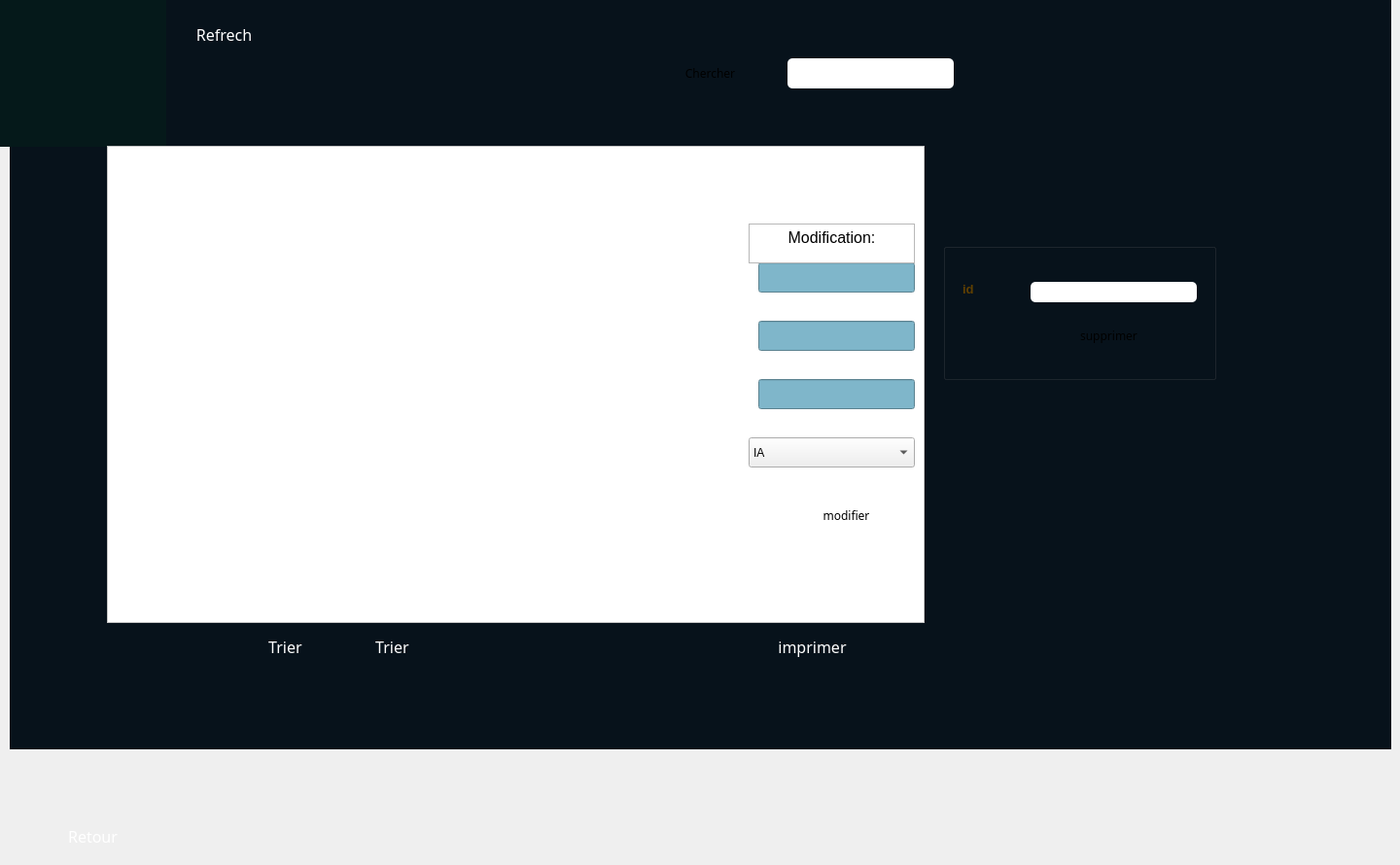
    <widget class="QWidget" name="tab">
     <attribute name="title">
      <string>afficher_chercheur</string>
     </attribute>
     <widget class="QLabel" name="label_2">
      <property name="geometry">
       <rect>
        <x>0</x>
        <y>0</y>
        <width>171</width>
        <height>151</height>
       </rect>
      </property>
      <property name="minimumSize">
       <size>
        <width>171</width>
        <height>151</height>
       </size>
      </property>
      <property name="styleSheet">
       <string notr="true">background-color: rgb(180, 202, 222);
background-color: rgb(5, 25, 26);</string>
      </property>
      <property name="text">
       <string/>
      </property>
      <property name="pixmap">
       <pixmap>logo.png</pixmap>
      </property>
      <property name="scaledContents">
       <bool>true</bool>
      </property>
     </widget>
     <widget class="QLabel" name="label_8">
      <property name="geometry">
       <rect>
        <x>540</x>
        <y>0</y>
        <width>81</width>
        <height>81</height>
       </rect>
      </property>
      <property name="styleSheet">
       <string notr="true">alternate-background-color: rgb(114, 154, 192);</string>
      </property>
      <property name="text">
       <string/>
      </property>
      <property name="pixmap">
       <pixmap>black-male-user-symbol.png</pixmap>
      </property>
      <property name="scaledContents">
       <bool>true</bool>
      </property>
     </widget>
     <widget class="QPushButton" name="pushButton_22">
      <property name="geometry">
       <rect>
        <x>30</x>
        <y>840</y>
        <width>131</width>
        <height>41</height>
       </rect>
      </property>
      <property name="font">
       <font>
        <family>Gill Sans MT</family>
        <pointsize>12</pointsize>
       </font>
      </property>
      <property name="styleSheet">
       <string notr="true">QPushButton:hover { background-color: #66c011; }
*{color:white;
     border-radius: 10px;}</string>
      </property>
      <property name="text">
       <string>Retour</string>
      </property>
      <property name="icon">
       <iconset>
        <normaloff>back.png</normaloff>back.png</iconset>
      </property>
      <property name="iconSize">
       <size>
        <width>27</width>
        <height>22</height>
       </size>
      </property>
     </widget>
     <widget class="QGroupBox" name="groupBox">
      <property name="geometry">
       <rect>
        <x>970</x>
        <y>250</y>
        <width>281</width>
        <height>141</height>
       </rect>
      </property>
      <property name="title">
       <string/>
      </property>
      <widget class="QLineEdit" name="le_id_supp">
       <property name="geometry">
        <rect>
         <x>90</x>
         <y>40</y>
         <width>171</width>
         <height>21</height>
        </rect>
       </property>
       <property name="styleSheet">
        <string notr="true">QLineEdit{
    background-color: white;
    box-shadow: 2px 0.5px 5px 1px inset black;
    border-radius: 5px;
    width: 70%;
    padding-right: 10px;
    padding-left: 10px;
    text-align: left;
    color: #000;
    font-size:inherit;
    font-family: Arial, Helvetica, sans-serif;  
    font-weight:normal;
    font-variant:normal;
}
QLineEdit::hover{  color: black ;
background-color:orange;}
QLineEdit::focus{  color: black ;
background-color:white;}</string>
       </property>
      </widget>
      <widget class="QLabel" name="label_18">
       <property name="geometry">
        <rect>
         <x>20</x>
         <y>40</y>
         <width>47</width>
         <height>14</height>
        </rect>
       </property>
       <property name="font">
        <font>
         <family>Arial</family>
         <pointsize>10</pointsize>
         <weight>75</weight>
         <bold>true</bold>
        </font>
       </property>
       <property name="styleSheet">
        <string notr="true">color: rgb(95, 63, 0);</string>
       </property>
       <property name="text">
        <string>id</string>
       </property>
      </widget>
      <widget class="QPushButton" name="pb_supprimer">
       <property name="geometry">
        <rect>
         <x>120</x>
         <y>80</y>
         <width>101</width>
         <height>31</height>
        </rect>
       </property>
       <property name="font">
        <font>
         <family>Gill Sans MT</family>
         <pointsize>9</pointsize>
        </font>
       </property>
       <property name="styleSheet">
        <string notr="true">QPushButton:hover { background-color: #66c011; }
*{color:black;
     border-radius: 10px;}</string>
       </property>
       <property name="text">
        <string>supprimer</string>
       </property>
       <property name="icon">
        <iconset>
         <normaloff>delete.png</normaloff>delete.png</iconset>
       </property>
      </widget>
     </widget>
     <widget class="QTableView" name="tableView">
      <property name="geometry">
       <rect>
        <x>110</x>
        <y>150</y>
        <width>841</width>
        <height>491</height>
       </rect>
      </property>
      <property name="styleSheet">
       <string notr="true">background-color: rgb(255, 255, 255);</string>
      </property>
     </widget>
     <widget class="QLineEdit" name="le_recherche">
      <property name="geometry">
       <rect>
        <x>810</x>
        <y>60</y>
        <width>171</width>
        <height>31</height>
       </rect>
      </property>
      <property name="styleSheet">
       <string notr="true">QLineEdit{
    background-color: white;
    box-shadow: 2px 0.5px 5px 1px inset black;
    border-radius: 5px;
    width: 70%;
    padding-right: 10px;
    padding-left: 10px;
    text-align: left;
    color: #000;
    font-size:inherit;
    font-family: Arial, Helvetica, sans-serif;  
    font-weight:normal;
    font-variant:normal;
}
QLineEdit::hover{  color: black ;
background-color:orange;}
QLineEdit::focus{  color: black ;
background-color:white;}</string>
      </property>
     </widget>
     <widget class="QPushButton" name="pb_chercher">
      <property name="geometry">
       <rect>
        <x>680</x>
        <y>60</y>
        <width>101</width>
        <height>31</height>
       </rect>
      </property>
      <property name="font">
       <font>
        <family>Gill Sans MT</family>
        <pointsize>9</pointsize>
       </font>
      </property>
      <property name="styleSheet">
       <string notr="true">QPushButton:hover { background-color: #66c011; }
*{color:black;
     border-radius: 10px;}</string>
      </property>
      <property name="text">
       <string>Chercher</string>
      </property>
      <property name="icon">
       <iconset>
        <normaloff>loupe.png</normaloff>loupe.png</iconset>
      </property>
     </widget>
     <widget class="QPushButton" name="tri">
      <property name="geometry">
       <rect>
        <x>250</x>
        <y>650</y>
        <width>91</width>
        <height>31</height>
       </rect>
      </property>
      <property name="font">
       <font>
        <family>Gill Sans MT</family>
        <pointsize>12</pointsize>
       </font>
      </property>
      <property name="styleSheet">
       <string notr="true">QPushButton:hover { background-color: #66c011; }
*{color:white;
     border-radius: 10px;}</string>
      </property>
      <property name="text">
       <string>Trier </string>
      </property>
      <property name="icon">
       <iconset>
        <normaloff>fleche-vers-le-haut.png</normaloff>fleche-vers-le-haut.png</iconset>
      </property>
      <property name="iconSize">
       <size>
        <width>27</width>
        <height>22</height>
       </size>
      </property>
     </widget>
     <widget class="QPushButton" name="tri_2">
      <property name="geometry">
       <rect>
        <x>360</x>
        <y>650</y>
        <width>91</width>
        <height>31</height>
       </rect>
      </property>
      <property name="font">
       <font>
        <family>Gill Sans MT</family>
        <pointsize>12</pointsize>
       </font>
      </property>
      <property name="styleSheet">
       <string notr="true">QPushButton:hover { background-color: #66c011; }
*{color:white;
     border-radius: 10px;}</string>
      </property>
      <property name="text">
       <string>Trier </string>
      </property>
      <property name="icon">
       <iconset>
        <normaloff>down-arrow (1).png</normaloff>down-arrow (1).png</iconset>
      </property>
      <property name="iconSize">
       <size>
        <width>27</width>
        <height>22</height>
       </size>
      </property>
     </widget>
     <widget class="QPushButton" name="refrech">
      <property name="geometry">
       <rect>
        <x>180</x>
        <y>20</y>
        <width>101</width>
        <height>31</height>
       </rect>
      </property>
      <property name="font">
       <font>
        <family>Gill Sans MT</family>
        <pointsize>12</pointsize>
       </font>
      </property>
      <property name="styleSheet">
       <string notr="true">QPushButton:hover { background-color: #66c011; }
*{color:white;
     border-radius: 10px;}</string>
      </property>
      <property name="text">
       <string>Refrech</string>
      </property>
      <property name="icon">
       <iconset>
        <normaloff>icons8-repeat-100.png</normaloff>icons8-repeat-100.png</iconset>
      </property>
      <property name="iconSize">
       <size>
        <width>27</width>
        <height>22</height>
       </size>
      </property>
     </widget>
     <widget class="QPushButton" name="imprimer">
      <property name="geometry">
       <rect>
        <x>780</x>
        <y>650</y>
        <width>111</width>
        <height>31</height>
       </rect>
      </property>
      <property name="font">
       <font>
        <family>Gill Sans MT</family>
        <pointsize>12</pointsize>
       </font>
      </property>
      <property name="styleSheet">
       <string notr="true">QPushButton:hover { background-color: #66c011; }
*{color:white;
     border-radius: 10px;}</string>
      </property>
      <property name="text">
       <string>imprimer</string>
      </property>
      <property name="icon">
       <iconset>
        <normaloff>printer.png</normaloff>printer.png</iconset>
      </property>
      <property name="iconSize">
       <size>
        <width>27</width>
        <height>22</height>
       </size>
      </property>
     </widget>
     <widget class="QLabel" name="label_19">
      <property name="geometry">
       <rect>
        <x>10</x>
        <y>-20</y>
        <width>1421</width>
        <height>791</height>
       </rect>
      </property>
      <property name="minimumSize">
       <size>
        <width>171</width>
        <height>151</height>
       </size>
      </property>
      <property name="styleSheet">
       <string notr="true">background-color: rgb(180, 202, 222);
background-color: rgb(7, 18, 27);</string>
      </property>
      <property name="text">
       <string/>
      </property>
      <property name="pixmap">
       <pixmap>e8d389d64bd9a52b1747d74d5fb08935.jpg</pixmap>
      </property>
      <property name="scaledContents">
       <bool>true</bool>
      </property>
      <property name="alignment">
       <set>Qt::AlignBottom|Qt::AlignHCenter</set>
      </property>
     </widget>
     <widget class="QLineEdit" name="le_id_chercheur_mod">
      <property name="geometry">
       <rect>
        <x>780</x>
        <y>270</y>
        <width>161</width>
        <height>31</height>
       </rect>
      </property>
      <property name="font">
       <font>
        <family>Gill Sans MT</family>
        <pointsize>9</pointsize>
       </font>
      </property>
      <property name="styleSheet">
       <string notr="true">background-color: rgb(127, 182, 202);</string>
      </property>
      <property name="text">
       <string/>
      </property>
     </widget>
     <widget class="QLineEdit" name="le_nom_chercheur_mod">
      <property name="geometry">
       <rect>
        <x>780</x>
        <y>330</y>
        <width>161</width>
        <height>31</height>
       </rect>
      </property>
      <property name="font">
       <font>
        <family>Gill Sans MT</family>
        <pointsize>9</pointsize>
       </font>
      </property>
      <property name="styleSheet">
       <string notr="true">background-color: rgb(127, 182, 202);</string>
      </property>
      <property name="text">
       <string/>
      </property>
     </widget>
     <widget class="QLineEdit" name="le_prenom_chercheur_mod">
      <property name="geometry">
       <rect>
        <x>780</x>
        <y>390</y>
        <width>161</width>
        <height>31</height>
       </rect>
      </property>
      <property name="font">
       <font>
        <family>Gill Sans MT</family>
        <pointsize>9</pointsize>
       </font>
      </property>
      <property name="styleSheet">
       <string notr="true">background-color: rgb(127, 182, 202);
</string>
      </property>
      <property name="text">
       <string/>
      </property>
     </widget>
     <widget class="QComboBox" name="domaine_select_2">
      <property name="geometry">
       <rect>
        <x>770</x>
        <y>450</y>
        <width>171</width>
        <height>31</height>
       </rect>
      </property>
      <item>
       <property name="text">
        <string>IA</string>
       </property>
      </item>
      <item>
       <property name="text">
        <string>Reseau</string>
       </property>
      </item>
      <item>
       <property name="text">
        <string>Securite</string>
       </property>
      </item>
      <item>
       <property name="text">
        <string>SE</string>
       </property>
      </item>
      <item>
       <property name="text">
        <string>Quantique</string>
       </property>
      </item>
      <item>
       <property name="text">
        <string>Graphique</string>
       </property>
      </item>
      <item>
       <property name="text">
        <string/>
       </property>
      </item>
     </widget>
     <widget class="QPushButton" name="pb_modify">
      <property name="geometry">
       <rect>
        <x>810</x>
        <y>510</y>
        <width>121</width>
        <height>41</height>
       </rect>
      </property>
      <property name="font">
       <font>
        <family>Gill Sans MT</family>
        <pointsize>9</pointsize>
       </font>
      </property>
      <property name="styleSheet">
       <string notr="true">QPushButton:hover { background-color: #66c011; }
*{color:black;
     border-radius: 10px;}</string>
      </property>
      <property name="text">
       <string>modifier</string>
      </property>
      <property name="icon">
       <iconset>
        <normaloff>modify.png</normaloff>modify.png</iconset>
      </property>
     </widget>
     <widget class="QTextEdit" name="textEdit">
      <property name="geometry">
       <rect>
        <x>770</x>
        <y>230</y>
        <width>171</width>
        <height>41</height>
       </rect>
      </property>
      <property name="html">
       <string>&lt;!DOCTYPE HTML PUBLIC &quot;-//W3C//DTD HTML 4.0//EN&quot; &quot;http://www.w3.org/TR/REC-html40/strict.dtd&quot;&gt;
&lt;html&gt;&lt;head&gt;&lt;meta name=&quot;qrichtext&quot; content=&quot;1&quot; /&gt;&lt;style type=&quot;text/css&quot;&gt;
p, li { white-space: pre-wrap; }
&lt;/style&gt;&lt;/head&gt;&lt;body style=&quot; font-family:'MS Shell Dlg 2'; font-size:7.8pt; font-weight:400; font-style:normal;&quot;&gt;
&lt;p align=&quot;center&quot; style=&quot; margin-top:0px; margin-bottom:0px; margin-left:0px; margin-right:0px; -qt-block-indent:0; text-indent:0px;&quot;&gt;&lt;span style=&quot; font-family:'MS Shell Dlg 2'; font-size:12pt;&quot;&gt;Modification:&lt;/span&gt;&lt;/p&gt;&lt;/body&gt;&lt;/html&gt;</string>
      </property>
     </widget>
     <zorder>label_19</zorder>
     <zorder>label_2</zorder>
     <zorder>label_8</zorder>
     <zorder>pushButton_22</zorder>
     <zorder>groupBox</zorder>
     <zorder>tableView</zorder>
     <zorder>le_recherche</zorder>
     <zorder>pb_chercher</zorder>
     <zorder>tri</zorder>
     <zorder>tri_2</zorder>
     <zorder>refrech</zorder>
     <zorder>imprimer</zorder>
     <zorder>le_id_chercheur_mod</zorder>
     <zorder>le_nom_chercheur_mod</zorder>
     <zorder>le_prenom_chercheur_mod</zorder>
     <zorder>domaine_select_2</zorder>
     <zorder>pb_modify</zorder>
     <zorder>textEdit</zorder>
    </widget>
